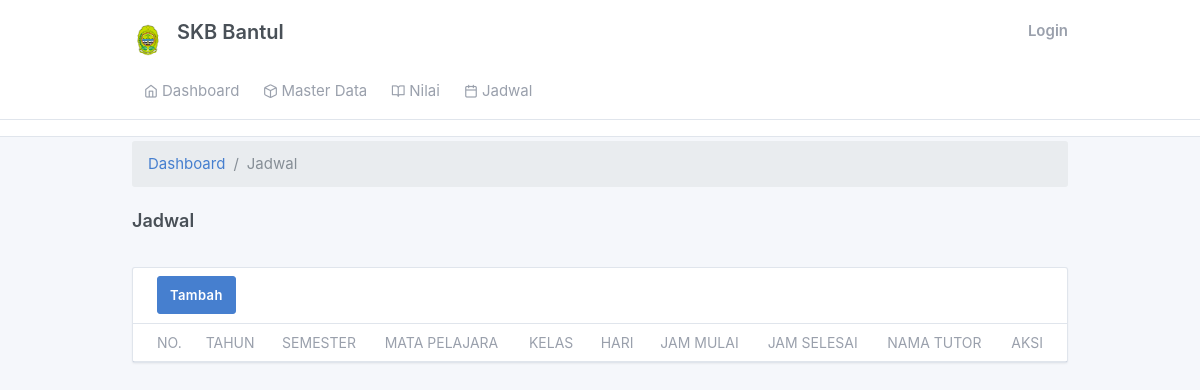
The page /admin/jadwal.php on the database as committed earlier.
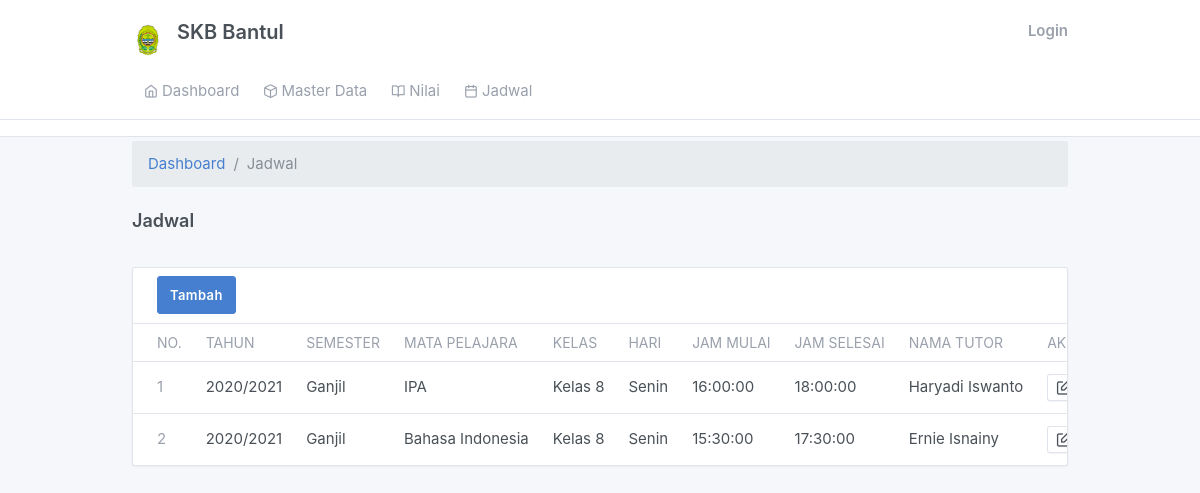
The same page on the database as committed later.
### tables this page shows
CREATE TABLE `jadwal` (
  `id_jadwal` int(11) NOT NULL,
  `kode_ta` int(11) NOT NULL,
  `semester` enum('Ganjil','Genap') NOT NULL,
  `kode_kelas` int(11) NOT NULL,
  `hari` enum('Senin','Selasa','Rabu','Kamis','Jumat') NOT NULL,
  `kode_mapel` varchar(11) NOT NULL,
  `jam_mulai` time NOT NULL,
  `jam_selesai` time NOT NULL,
  `kode_tutor` varchar(11) NOT NULL
);

CREATE TABLE `tahun_ajaran` (
  `kode_ta` int(11) NOT NULL,
  `ta` varchar(12) NOT NULL
);

CREATE TABLE `mapel` (
  `kode_mapel` varchar(11) NOT NULL,
  `nama_mapel` varchar(30) NOT NULL
);

CREATE TABLE `kelas` (
  `kode_kelas` int(11) NOT NULL,
  `kelas` varchar(11) NOT NULL
);

CREATE TABLE `tutor` (
  `kode_tutor` varchar(11) NOT NULL,
  `nama_tutor` varchar(50) NOT NULL,
  `tempat_lhr` varchar(30) NOT NULL,
  `tanggal_lhr` date NOT NULL,
  `jenkel` enum('laki-laki','perempuan') NOT NULL,
  `agama` varchar(12) NOT NULL,
  `alamat` varchar(100) NOT NULL,
  `no_hp` varchar(14) NOT NULL,
  `tgl_terdaftar` date NOT NULL
);

### admin/views/main.php (called while the page is built, shortened)
<?php include_once "header.php" ?>
<?php include_once "navbar.php" ?>

### admin/jadwal.php (the view, shortened to what this page needs)
<?php include_once "views/main.php";?>
<?php
switch ($_GET["act"]){
default:
?>
<div class="my-3 my-md-1">
  <div class="container">
  <ol class="breadcrumb">
            <li class="breadcrumb-item">
              <a href="../index.php">Dashboard</a>
            </li>
            <li class="breadcrumb-item active">Jadwal</li>
          </ol>
    <div class="page-header">
      <h4 class="">
        Jadwal
      </h4>
    </div>
      <div class="">
        <div class="card">
          <div class="card-header">
          <a href="?&act=form_create" class="btn btn-primary" role="button">Tambah</a>
          </div>
          <div class="table-responsive">
            <table class="table card-table table-vcenter text-nowrap datatable">
              <thead>
                <tr>
                  <th class="w-2">No.</th>
                  <th>Tahun</th>
                  <th>Semester</th>
                  <th>Mata Pelajara</th>
                  <th>Kelas</th>
                  <th>Hari</th>
                  <th>Jam Mulai</th>
                  <th>Jam Selesai</th>
                  <th>Nama Tutor</th>
                  <th class="w-2">Aksi</th>
                </tr>
              </thead>
              <tbody>
              <?php
              $sql=mysqli_query($connect,"SELECT jadwal.id_jadwal, tahun_ajaran.ta, mapel.nama_mapel, jadwal.semester, kelas.kelas, jadwal.hari, jadwal.jam_mulai, jadwal.jam_selesai, tutor.nama_tutor FROM jadwal LEFT JOIN tahun_ajaran ON tahun_ajaran.kode_ta=jadwal.kode_ta LEFT JOIN kelas ON kelas.kode_kelas=jadwal.kode_kelas LEFT JOIN mapel ON mapel.kode_mapel=jadwal.kode_mapel LEFT JOIN tutor ON tutor.kode_tutor=jadwal.kode_tutor");
              $no=1;
              while($h=mysqli_fetch_array($sql)){ ?>
                <tr>
                  <td><span class="text-muted"><?php echo $no;?></span></td>
                  <td><?php echo $h['ta'];?></td>
                  <td><?php echo $h['semester'];?></td>
                  <td><?php echo $h['nama_mapel'];?></td>
                  <td><?php echo $h['kelas'];?></td>
                  <td><?php echo $h['hari'];?></td>
                  <td><?php echo $h['jam_mulai'];?></td>
                  <td><?php echo $h['jam_selesai'];?></td>
                  <td><?php echo $h['nama_tutor'];?></td>
                  <td class="text-right">
                    <a href="?&act=form_update&id=<?php echo $h['id_jadwal'];?>" class="btn btn-secondary btn-sm"><i class="fe fe-edit"></i></a>
                  </td>
                </tr>
              <?php $no++; } ?>
              </tbody>
            </table>
          </div>
        </div>
      </div>
    </div>
  </div>
<?php
break;
?>
<?php
}
?>

### admin/views/header.php (shortened to what this page needs)
<!doctype html>
<html lang="en" dir="ltr">
  <head>
    <link href="../assets/css/dashboard.css" rel="stylesheet" />
    <link href="../assets/plugins/charts-c3/plugin.css" rel="stylesheet" />
    <link href="../assets/plugins/maps-google/plugin.css" rel="stylesheet" />
  </head>

### admin/views/navbar.php (shortened to what this page needs)
<body class="">
  <div class="page">
    <div class="flex-fill">
      <div class="header py-4">
        <div class="container">
          <label class="d-flex">
            <a class="header-brand" href="./index.php">
              <img src="../assets/image/bantul.png" class="header-brand-img" alt="tabler logo">
              <label for="">SKB Bantul</label>
            </a>
            <div class="d-flex order-lg-2 ml-auto">
            <?php if (isset($_SESSION['level'])) { ?>
              <div class="dropdown d-none d-md-flex">
                <div class="dropdown">
                  <a href="#" class="nav-link pr-0 leading-none" data-toggle="dropdown">
                    <i class="fe fe-user"></i>
                    <span class="ml-2 d-none d-lg-block">
                      <span class="text-default"></span>
                        <strong class="text-muted d-block mt-1"><?= $_SESSION['nama'] ?></strong>
                        <div class="dropdown-menu dropdown-menu-right dropdown-menu-arrow">
                          <a class="dropdown-item" href="./logout.php">
                            <i class="dropdown-icon fe fe-lock"></i> Ganti Password
                          </a>
                          <a class="dropdown-item" href="./logout.php">
                            <i class="dropdown-icon fe fe-log-out"></i> Keluar
                          </a>
                        </div>
                    </span>
                  </a>
                </div>
              </div>
              <?php } else { ?>
                        <a href="../auth/login.php">
                        <strong class="text-muted d-block mt-1">Login</strong>
                        </a>
                      <?php } ?>
            </div>
        </div>
        <div class="header collapse d-lg-flex p-0" id="headerMenuCollapse">
          <div class="container">
            <div class="col-lg order-lg-first">
              <ul class="nav nav-tabs border-0 flex-column flex-lg-row">
                <li class="nav-item">
                  <a href="./index.php" class="nav-link"><i class="fe fe-home"></i> Dashboard</a>
                </li>
                <li class="nav-item">
                  <a href="javascript:void(0)" class="nav-link" data-toggle="dropdown"><i class="fe fe-box"></i>Master Data</a>
                </li>
                <li class="nav-item">
                  <a href="javascript:void(0)" class="nav-link" data-toggle="dropdown"><i class="fe fe-book-open"></i>Nilai</a>
                </li>
                <li class="nav-item">
                  <a href="jadwal.php" class="nav-link"><i class="fe fe-calendar"></i>Jadwal</a>
                </li>
              </ul>
            </div>
          </div>
        </div>
      </div>

Rows that differ between the two databases and show on the page:
added jadwal: kode_ta.ta "2020/2021", semester "Ganjil", kode_mapel.nama_mapel "IPA", kode_kelas.kelas "Kelas 8", hari "Senin", jam_mulai "16:00:00", jam_selesai "18:00:00", kode_tutor.nama_tutor "Haryadi Iswanto"
added jadwal: kode_ta.ta "2020/2021", semester "Ganjil", kode_mapel.nama_mapel "Bahasa Indonesia", kode_kelas.kelas "Kelas 8", hari "Senin", jam_mulai "15:30:00", jam_selesai "17:30:00", kode_tutor.nama_tutor "Ernie Isnainy"
